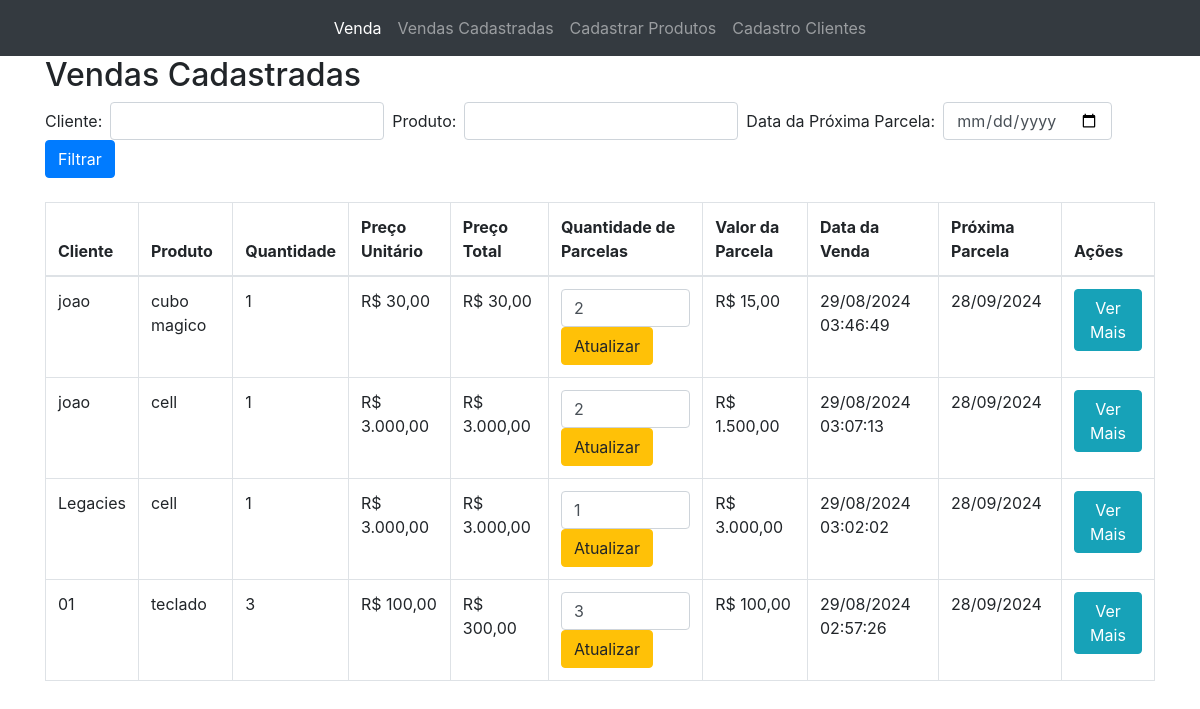
The page /vendas.php on the database its author committed.
### tables this page shows
CREATE TABLE `planilha_produtos` (
  `id` int(11) NOT NULL,
  `cliente_nome` varchar(255) DEFAULT NULL,
  `produto` varchar(255) DEFAULT NULL,
  `quantidade` int(11) DEFAULT NULL,
  `preco_unitario` decimal(10,2) DEFAULT NULL,
  `preco_total` decimal(10,2) DEFAULT NULL,
  `data_venda` timestamp NOT NULL DEFAULT current_timestamp(),
  `quantidade_parcelas` int(50) NOT NULL
);

### vendas.php (the view, shortened to what this page needs)
<?php
    include('conexao.php');
    $cliente_nome = '';
    $produto = '';
    $data_proxima_parcela = '';
    try {
        $sql = "
            SELECT pp.id, pp.cliente_nome, pp.produto, pp.quantidade, pp.preco_unitario, pp.preco_total,
                pp.quantidade_parcelas,
                (CASE WHEN pp.quantidade_parcelas > 0 THEN pp.preco_total / pp.quantidade_parcelas ELSE pp.preco_total END) AS valor_parcela,
                pp.data_venda,
                IFNULL(
                    (SELECT MIN(data_parcela)
                        FROM parcelas
                        WHERE venda_id = pp.id AND data_parcela > CURDATE()),
                    'Sem Parcelas Futuras'
                ) AS proxima_parcela
            FROM planilha_produtos pp
            LEFT JOIN parcelas p ON pp.id = p.venda_id
            WHERE 1=1
        ";
        $sql .= " GROUP BY pp.id
                ORDER BY pp.data_venda DESC";
        $stmt = $pdo->prepare($sql);
        $stmt->execute();
        $vendas = $stmt->fetchAll(PDO::FETCH_ASSOC);
    } catch (PDOException $e) {
        echo "Erro de banco de dados: " . $e->getMessage();
    }
?>
    <div class="container">
        <h2>Vendas Cadastradas</h2>
        <form method="POST" action="" class="form-inline mb-4">
            <div class="form-group mr-2">
                <label for="cliente_nome" class="mr-2">Cliente:</label>
                <input type="text" id="cliente_nome" name="cliente_nome" class="form-control" value="<?php echo htmlspecialchars($cliente_nome); ?>">
            </div>
            <div class="form-group mr-2">
                <label for="produto" class="mr-2">Produto:</label>
                <input type="text" id="produto" name="produto" class="form-control" value="<?php echo htmlspecialchars($produto); ?>">
            </div>
            <div class="form-group mr-2">
                <label for="data_proxima_parcela" class="mr-2">Data da Próxima Parcela:</label>
                <input type="date" id="data_proxima_parcela" name="data_proxima_parcela" class="form-control" value="<?php echo htmlspecialchars($data_proxima_parcela); ?>">
            </div>
            <button type="submit" class="btn btn-primary">Filtrar</button>
        </form>
        <table class="table table-bordered">
    <thead>
        <tr>
            <th>Cliente</th>
            <th>Produto</th>
            <th>Quantidade</th>
            <th>Preço Unitário</th>
            <th>Preço Total</th>
            <th>Quantidade de Parcelas</th>
            <th>Valor da Parcela</th>
            <th>Data da Venda</th>
            <th>Próxima Parcela</th>
            <th>Ações</th>
        </tr>
    </thead>
    <tbody>
        <?php if (!empty($vendas)): ?>
            <?php foreach ($vendas as $venda): ?>
                <tr>
                    <td><?php echo htmlspecialchars($venda['cliente_nome']); ?></td>
                    <td><?php echo htmlspecialchars($venda['produto']); ?></td>
                    <td><?php echo $venda['quantidade']; ?></td>
                    <td>R$ <?php echo number_format($venda['preco_unitario'], 2, ',', '.'); ?></td>
                    <td>R$ <?php echo number_format($venda['preco_total'], 2, ',', '.'); ?></td>
                    <td>
                        <form method="POST" action="">
                            <input type="number" name="quantidade_parcelas" value="<?php echo $venda['quantidade_parcelas']; ?>" required class="form-control">
                            <button type="submit" class="btn btn-warning">Atualizar</button>
                        </form>
                    </td>
                    <td>R$ <?php echo number_format($venda['valor_parcela'], 2, ',', '.'); ?></td>
                    <td><?php echo date('d/m/Y H:i:s', strtotime($venda['data_venda'])); ?></td>
                    <td><?php echo $venda['proxima_parcela'] !== 'Sem Parcelas Futuras' ? date('d/m/Y', strtotime($venda['proxima_parcela'])) : $venda['proxima_parcela']; ?></td>
                    <td>
                        <form method="POST" action="">
                            <a href="#parcelas"><button type="submit" class="btn btn-info">Ver Mais</button></a>
                        </form>
                    </td>
                </tr>
            <?php endforeach; ?>
        <?php else: ?>
            <tr>
                <td colspan="11">Nenhuma venda encontrada para os critérios selecionados.</td>
            </tr>
        <?php endif; ?>
    </tbody>
</table>

### rows shown on the page
planilha_produtos: cliente_nome "joao", produto "cubo magico", quantidade "1", preco_unitario "30,00", preco_total "30,00", quantidade_parcelas "2", valor_parcela "15,00", data_venda "29/08/2024 03:46:49", proxima_parcela "28/09/2024"
planilha_produtos: cliente_nome "joao", produto "cell", quantidade "1", preco_unitario "3.000,00", preco_total "3.000,00", quantidade_parcelas "2", valor_parcela "1.500,00", data_venda "29/08/2024 03:07:13", proxima_parcela "28/09/2024"
planilha_produtos: cliente_nome "Legacies", produto "cell", quantidade "1", preco_unitario "3.000,00", preco_total "3.000,00", quantidade_parcelas "1", valor_parcela "3.000,00", data_venda "29/08/2024 03:02:02", proxima_parcela "28/09/2024"
planilha_produtos: cliente_nome "01", produto "teclado", quantidade "3", preco_unitario "100,00", preco_total "300,00", quantidade_parcelas "3", valor_parcela "100,00", data_venda "29/08/2024 02:57:26", proxima_parcela "28/09/2024"
